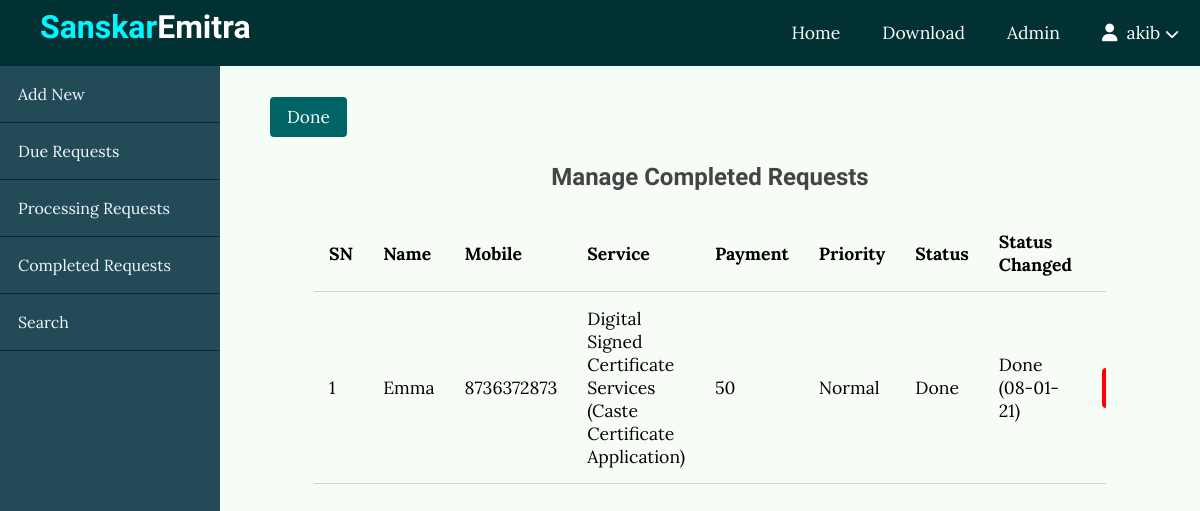
The page /customer/manage/completed (signed in) on the database its author committed.
### customer/models.py (models this page shows)
class CustomerRecord(models.Model):
    name = models.CharField(max_length=100)
    mobile = models.CharField(max_length=10)
    service = models.CharField(max_length=100)
    subservice = models.CharField(max_length=100)
    payment = models.IntegerField()
    advance = models.IntegerField(default=0)
    priority = models.CharField(max_length=6)
    status = models.CharField(max_length=10, default='Due')
    StatusChanged = models.CharField(max_length=30, default='No change!')
    date = models.DateField(auto_now_add=True, blank=False)

### customer/views.py (the view)
# urls.py: path('manage/completed', views.manage_completed_view, name='manage_completed'),
@login_required(login_url="emitr:login")
def manage_completed_view(request):
    if request.method == "POST" and "remove" in request.POST:
        CustomerRecord.objects.get(pk=request.POST["remove"]).delete()
        messages.info(request, 'Successfully Deleted Record!')
        return HttpResponseRedirect(reverse("customer:manage_completed"))
    return render(request, 'customer/manage_completed.html', {
        'records': CustomerRecord.objects.filter(status='Done').order_by('-date')
    })

### customer/templates/customer/manage_completed.html (shortened to what this page needs)
{% extends 'customer/layout.html' %}
{% block main %}
    <div class="admin-content">
        <div class="button-group">
            <a href="{% url 'customer:completed' %}" class="btn">Done</a>
        </div>
        <div class="content">
            <h2 class="page-title">Manage Completed Requests</h2>
            <table>
                <thead>
                    <th>SN</th>
                    <th>Name</th>
                    <th>Mobile</th>
                    <th>Service</th>
                    <th>Payment</th>
                    <th>Priority</th>
                    <th>Status</th>
                    <th>Status Changed</th>
                    <th colspan="1"></th>
                </thead>
                <tbody>
                    {% for record in records %}
                    <tr>
                        <td>{{ forloop.counter }}</td>
                        <td>{{ record.name }}</td>
                        <td>{{ record.mobile }}</td>
                        <td>{{ record.service }} ({{ record.subservice }})</td>
                        <td>{{ record.payment }}</td>
                        <td>{{ record.priority }}</td>
                        <td>{{ record.status }}</td>
                        <td>{{ record.StatusChanged }}</td>
                        <td>
                            <form action="{% url 'customer:manage_completed' %}" method="POST" onsubmit="return confirm('Are you sure?');">
                                <button value="{{ record.id }}" name="remove" type="submit" class="btn-delete">Delete</button>
                            </form>
                        </td>
                    </tr>
                    {% endfor %}
                </tbody>
            </table>
        </div>
    </div>
{% endblock %}

### customer/templates/customer/layout.html (shortened to what this page needs)
<!DOCTYPE html>
<html lang="en">
<head>
    {% load static %}
    <link href="{% static 'css/style.css' %}" rel="stylesheet">
    <link href="{% static 'css/admin.css' %}" rel="stylesheet">
</head>
<body>
    <header>
        <div class="logo">
            <h1 class="logo-text"><a href="{% url 'emitr:index' %}"><span>Sanskar</span>Emitra</a></h1>
        </div>
        {% if request.user.is_authenticated %}
        <ul class="nav">
            <li><a href="{% url 'emitr:index' %}">Home</a></li>
            <li><a href="{% url 'customer:download' %}">Download</a></li>
            <li><a href="{% url 'admin:index' %}" target="_blank">Admin</a></li>
            <li onclick="dropdownFunction()">
                <div>
                    <i class="fas fa-user"></i>
                    &nbsp;{{ request.user }}
                    <i class="fas fa-chevron-down" style="font-size: .8em;"></i>
                </div>
            </li>
        </ul>
        {% endif %}
    </header>
    <div class="admin-wrapper">
        <div class="left-sidebar">
            <ul>
                <li id="new"><a href="{% url 'customer:create' %}">Add New</a></li>
                <li id="Due"><a href="{% url 'customer:index' %}">Due Requests</a></li>
                <li id="Processing"><a href="{% url 'customer:processing' %}">Processing Requests</a></li>
                <li id="Done"><a href="{% url 'customer:completed' %}">Completed Requests</a></li>
                <li id="search"><a href="{% url 'customer:search' %}">Search</a></li>
            </ul>
        </div>
        {% block main %}{% endblock %}
    </div>
</body>
</html>

### static/css/style.css (style rules this page uses)
* { box-sizing: border-box; }
html, body { height: 100%; padding: 0px; margin: 0px; background: #f6fcf6; font-family: 'Lora', serif; }
h1, h2,h3, h4, h5, h6 { font-family: 'Candal', serif; color: #444; margin: 5px; }
a { text-decoration: none; color: inherit; }
.btn { padding: 0.5rem 1rem; background: #006366; color: white; border: 1px solid transparent; border-radius: .25rem; font-size: 1.08em; font-family: 'Lora', serif; }
table { width: 100%; border-collapse: collapse; font-size: 1.1rem; }
th, td { padding: 15px; text-align: left; border-bottom: 1px solid lightgrey; }
header { background: #008489; height: 66px; }
header * { color: white; }
header .logo { float: left; height: inherit; margin-left: 2em; }
header .logo-text { margin: 8px; font-family: 'Candal', serif; }
header .logo-text span { color: #00f7ff; }
header ul { float: right; margin: 0px; padding: 0px; list-style: none; transition: 0.5s; }
header ul li { float: left; position: relative; }
header ul li a { display: block; padding: 21px; font-size: 1.1em; text-decoration: none; }
header ul li div { display: block; padding: 21px; font-size: 1.1em; cursor: pointer; }
.content { width: 90%; margin: 30px auto 30px; }

### static/css/admin.css (style rules this page uses)
header { background: #013133; }
.admin-wrapper { height: calc(100% - 60px); display: flex; }
.admin-wrapper .left-sidebar { flex: 2; height: 100%; background: #234a57; }
.admin-wrapper .left-sidebar ul { list-style: none; margin: 0px; padding: 0px; color: aliceblue; }
.admin-wrapper .left-sidebar ul li { display: block; border-bottom: 1px solid #013133; }
.admin-wrapper .left-sidebar ul li a { display: block; padding: 18px; }
.admin-wrapper .admin-content { flex: 8; height: 100%; padding: 40px 50px 50px; overflow-y: scroll; }
.admin-wrapper .admin-content .content { overflow: auto; }
.admin-wrapper .admin-content .page-title { text-align: center; margin-bottom: 1.5rem; }
.btn-delete { padding: 0.5rem 1rem; background: red; color: white; border: none; border-radius: .25rem; font-size: 1.08em; font-family: 'Lora', serif; }

### rows shown on the page
CustomerRecord: name "Emma", mobile "8736372873", service "Digital Signed Certificate Services", subservice "Caste Certificate Application", payment "50", priority "Normal", status "Done", StatusChanged "Done (08-01-21)", {{ record.id }} 6 (drawn)

### other values the page prints
{{ request.user }} "akib"
